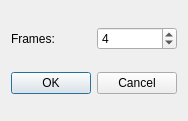
<?xml version="1.0" encoding="UTF-8"?>
<ui version="4.0">
 <class>Dialog</class>
 <widget class="QDialog" name="Dialog">
  <property name="geometry">
   <rect>
    <x>0</x>
    <y>0</y>
    <width>184</width>
    <height>121</height>
   </rect>
  </property>
  <property name="windowTitle">
   <string>Dialog</string>
  </property>
  <layout class="QVBoxLayout" name="verticalLayout_2">
   <item>
    <layout class="QVBoxLayout" name="verticalLayout">
     <item>
      <layout class="QHBoxLayout" name="horizontalLayout">
       <item>
        <widget class="QLabel" name="frameLabel">
         <property name="text">
          <string>Frames:</string>
         </property>
        </widget>
       </item>
       <item>
        <widget class="QSpinBox" name="frameSpinBox">
         <property name="minimum">
          <number>2</number>
         </property>
         <property name="maximum">
          <number>100</number>
         </property>
         <property name="value">
          <number>4</number>
         </property>
        </widget>
       </item>
      </layout>
     </item>
    </layout>
   </item>
   <item>
    <widget class="QDialogButtonBox" name="videoButtonBox">
     <property name="standardButtons">
      <set>QDialogButtonBox::Cancel|QDialogButtonBox::Ok</set>
     </property>
    </widget>
   </item>
  </layout>
 </widget>
 <resources/>
 <connections/>
</ui>
